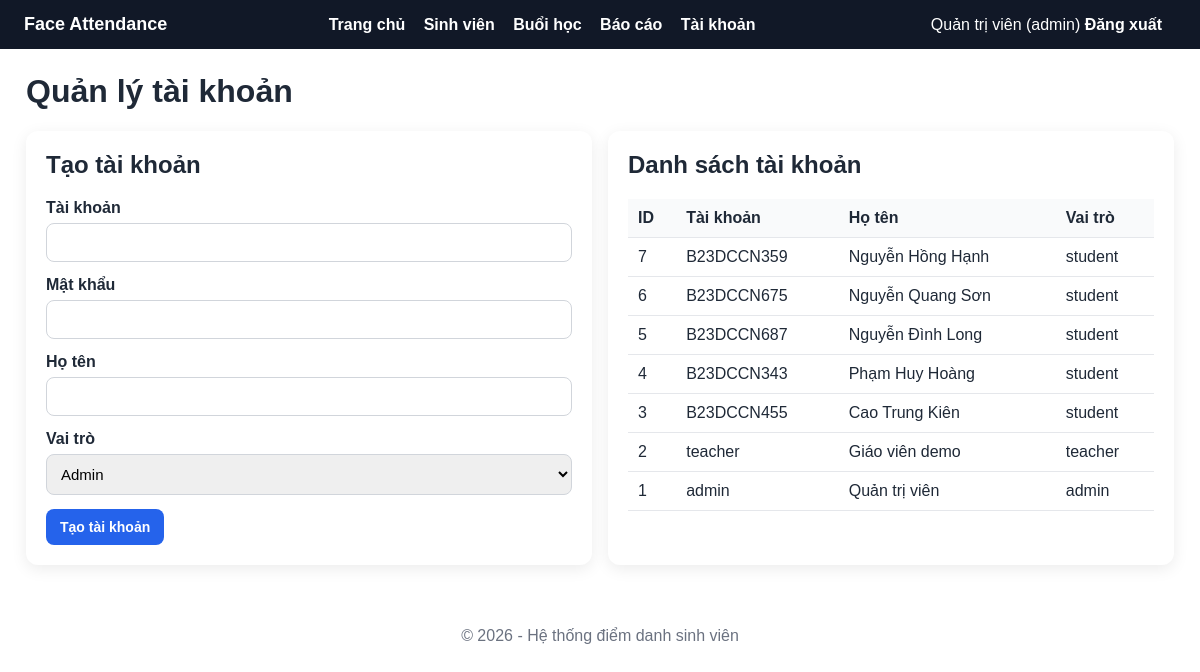
The app's page /users (signed in) with its own data.
### tables this page shows
CREATE TABLE users (
            id INTEGER PRIMARY KEY AUTOINCREMENT,
            username TEXT NOT NULL UNIQUE,
            password_hash TEXT NOT NULL,
            full_name TEXT NOT NULL,
            role TEXT NOT NULL CHECK(role IN ('admin', 'teacher', 'student')),
            created_at TEXT NOT NULL
        );

### app.py (the view, shortened to what this page needs)
@app.route("/users", methods=["GET", "POST"])
@roles_required("admin")
def users():
    db = get_db()
    all_users = db.execute("SELECT * FROM users ORDER BY id DESC").fetchall()
    db.close()
    return render_template("users.html", users=all_users)

### app.py (called while the page is built)
def get_db():
    import sqlite3
    conn = sqlite3.connect(DATABASE_PATH)
    conn.row_factory = sqlite3.Row
    conn.execute("PRAGMA foreign_keys = ON")
    return conn

def roles_required(*roles):
    def decorator(view_func):
        @wraps(view_func)
        def wrapper(*args, **kwargs):
            if "user_id" not in flask_session:
                flash("Vui lòng đăng nhập để tiếp tục.", "warning")
                return redirect(url_for("login"))
            if flask_session.get("role") not in roles:
                flash("Bạn không có quyền truy cập chức năng này.", "danger")
                return redirect(url_for("dashboard"))
            return view_func(*args, **kwargs)
        return wrapper
    return decorator

@app.context_processor
def inject_globals():
    return {"current_year": datetime.now().year}

### templates/users.html (shortened to what this page needs)
{% extends "base.html" %}
{% block content %}
<h1>Quản lý tài khoản</h1>
<div class="grid">
    <div class="card">
        <h2>Tạo tài khoản</h2>
        <form method="post">
            <div class="form-row">
                <label>Tài khoản</label>
                <input name="username" required>
            </div>
            <div class="form-row">
                <label>Mật khẩu</label>
                <input name="password" type="password" required>
            </div>
            <div class="form-row">
                <label>Họ tên</label>
                <input name="full_name" required>
            </div>
            <div class="form-row">
                <label>Vai trò</label>
                <select name="role">
                    <option value="admin">Admin</option>
                </select>
            </div>
            <button type="submit">Tạo tài khoản</button>
        </form>
    </div>
    <div class="card">
        <h2>Danh sách tài khoản</h2>
        <table class="table">
            <thead><tr><th>ID</th><th>Tài khoản</th><th>Họ tên</th><th>Vai trò</th></tr></thead>
            <tbody>
            {% for user in users %}
                <tr>
                    <td>{{ user.id }}</td>
                    <td>{{ user.username }}</td>
                    <td>{{ user.full_name }}</td>
                    <td>{{ user.role }}</td>
                </tr>
            {% endfor %}
            </tbody>
        </table>
    </div>
</div>
{% endblock %}

### templates/base.html (shortened to what this page needs)
<!doctype html>
<html lang="vi">
<head>
    <link rel="stylesheet" href="{{ url_for('static', filename='css/style.css') }}">
</head>
<body>
    {% if session.get('user_id') %}
    <div class="navbar">
        <div class="brand">Face Attendance</div>
        <div>
            <a href="{{ url_for('dashboard') }}">Trang chủ</a>
            <a href="{{ url_for('students') }}">Sinh viên</a>
            {% if session.get('role') in ['admin', 'teacher'] %}
                <a href="{{ url_for('sessions_list') }}">Buổi học</a>
                <a href="{{ url_for('reports') }}">Báo cáo</a>
            {% endif %}
            {% if session.get('role') == 'admin' %}
                <a href="{{ url_for('users') }}">Tài khoản</a>
            {% endif %}
        </div>
        <div>
            {{ session.get('full_name') }} ({{ session.get('role') }})
            <a href="{{ url_for('logout') }}">Đăng xuất</a>
        </div>
    </div>
    {% endif %}
    <div class="container">
        {% block content %}{% endblock %}
    </div>
    <div class="footer">© {{ current_year }} - Hệ thống điểm danh sinh viên</div>
</body>
</html>

### static/css/style.css (style rules this page uses)
* { box-sizing: border-box; }
body { margin: 0; font-family: Arial, Helvetica, sans-serif; background: #ffffff; color: #1f2937; }
.navbar { background: #111827; color: #fff; padding: 14px 24px; display: flex; align-items: center; justify-content: space-between; gap: 16px; flex-wrap: wrap; }
.navbar a { color: #fff; text-decoration: none; margin-right: 14px; font-weight: 600; }
.brand { font-size: 18px; font-weight: 700; }
.container { max-width: 1180px; margin: 24px auto; padding: 0 16px; }
.card { background: #fff; border-radius: 12px; padding: 20px; box-shadow: 0 4px 16px rgba(0, 0, 0, 0.08); margin-bottom: 18px; }
.grid { display: grid; grid-template-columns: repeat(auto-fit, minmax(220px, 1fr)); gap: 16px; }
h1, h2, h3 { margin-top: 0; }
.table { width: 100%; border-collapse: collapse; background: #fff; }
.table th, .table td { border-bottom: 1px solid #e5e7eb; padding: 10px; text-align: left; vertical-align: top; }
.table th { background: #f9fafb; }
.form-row { margin-bottom: 14px; }
label { display: block; font-weight: 600; margin-bottom: 6px; }
input, select { width: 100%; padding: 10px; border: 1px solid #d1d5db; border-radius: 8px; font-size: 15px; }
button, .btn { display: inline-block; border: 0; border-radius: 8px; padding: 10px 14px; background: #2563eb; color: #fff; text-decoration: none; cursor: pointer; font-weight: 700; font-size: 14px; }
.footer { text-align: center; color: #6b7280; padding: 20px; }

### records on screen
users: get "Quản trị viên", id "1", username "admin", full_name "Quản trị viên", role "admin"
users: id "7", username "B23DCCN359", full_name "Nguyễn Hồng Hạnh", role "student"
users: id "6", username "B23DCCN675", full_name "Nguyễn Quang Sơn", role "student"
users: id "5", username "B23DCCN687", full_name "Nguyễn Đình Long", role "student"
users: id "4", username "B23DCCN343", full_name "Phạm Huy Hoàng", role "student"
users: id "3", username "B23DCCN455", full_name "Cao Trung Kiên", role "student"
users: id "2", username "teacher", full_name "Giáo viên demo", role "teacher"

### other values on screen
{{ session.get('role') }} "admin"
